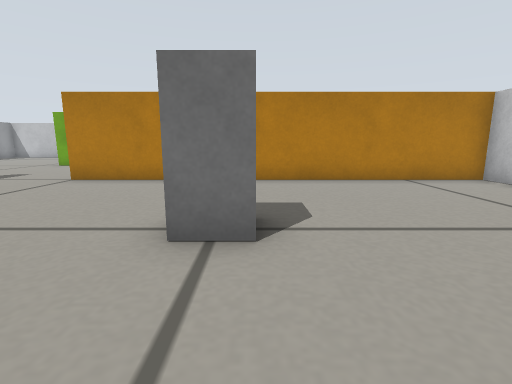
view 1 (above)

16 first-person views from a walk through a Gazebo world. The camera is 0.22 m above the floor, tilts 10° down and sees 85° across. The floor is counted in squares, 0.2 m on a side. Each view is taken from the middle of a square. On the plan, view 1 faces up. The plan holds only what a view shows up to about 12 squares ahead; the rest is blank.

view 2
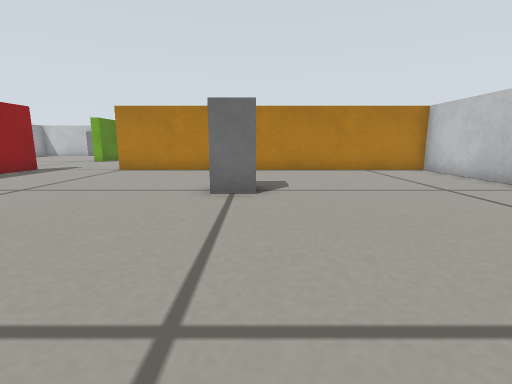

view 3
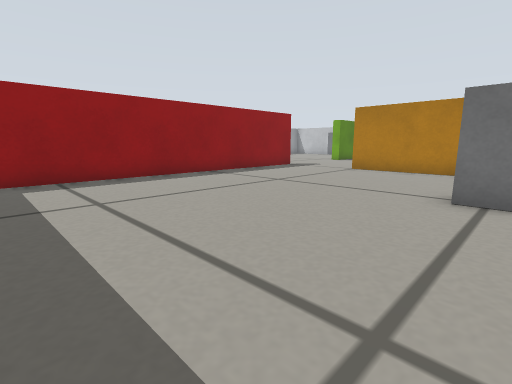

view 4
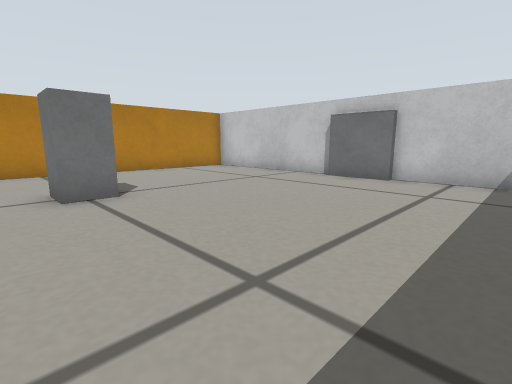

view 5
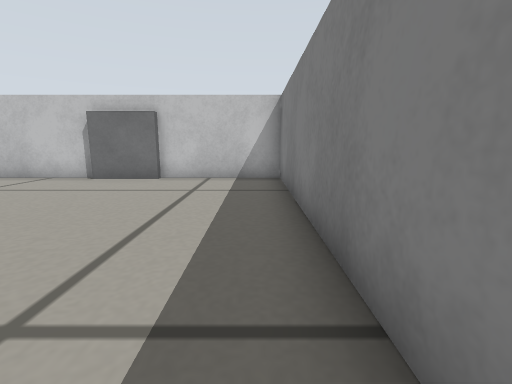

view 6
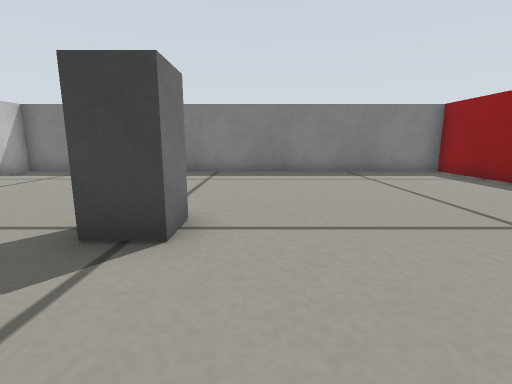

view 7
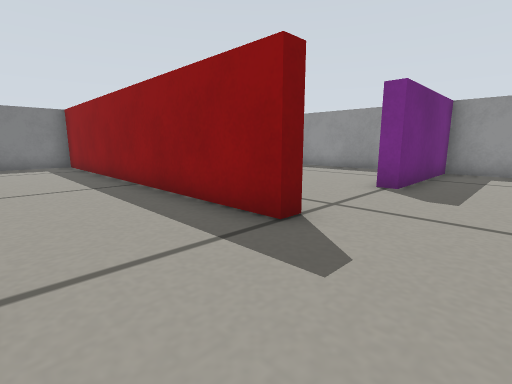

view 8
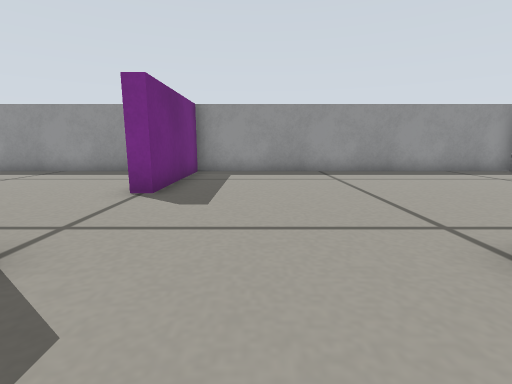

view 9
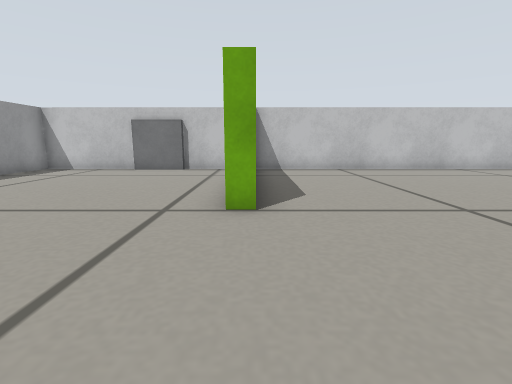

view 10
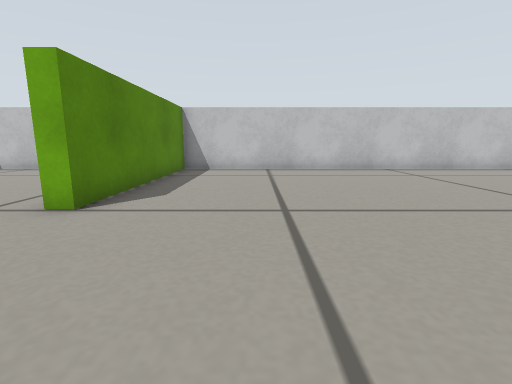

view 11
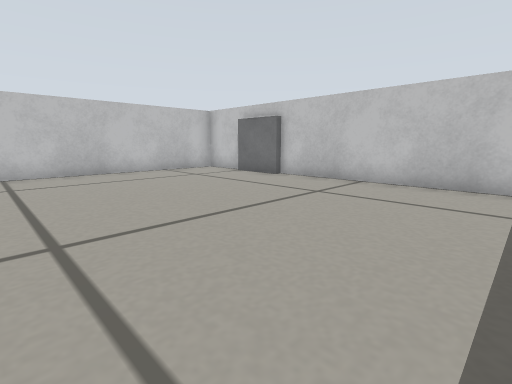

view 12
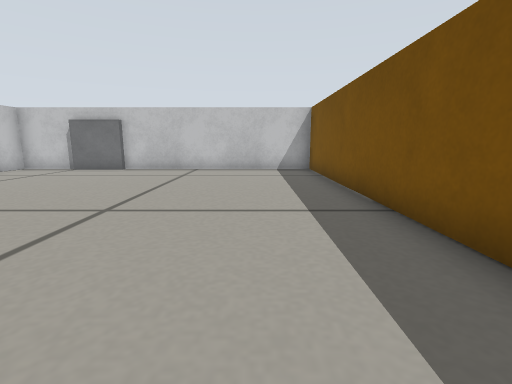

view 13
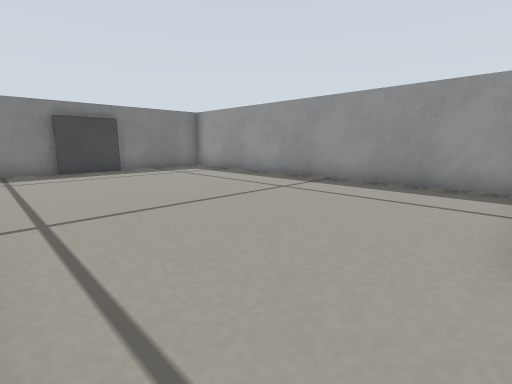

view 14
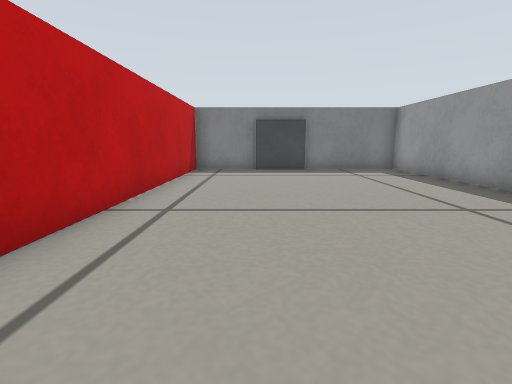

view 15
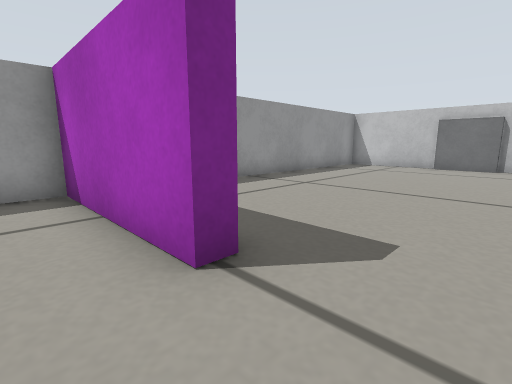

view 16
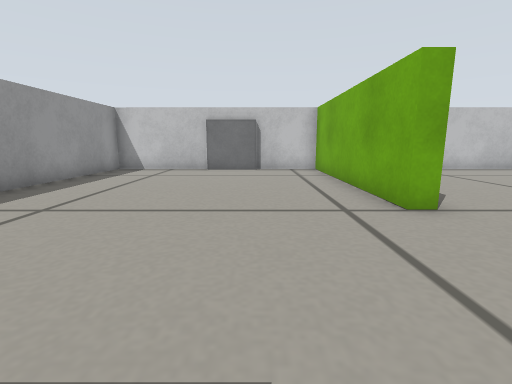

### Floor plan
Points are (right, up) in squares from view 1. A wall is a line through its corners. A room is listed if a view was taken in it or the views show most of it. See-through windows are left out.
Room 1 (views 1, 2, 3, 4, 5, 6)
walls: (6.5, -0.1) (6.5, 2); (6.8, 2.1) (6.8, 8.2) (-5.5, 8.2); (-9, 8.5) (-9, -3.7) (6.8, -3.8) (6.8, 0)
ways out: opening at (-7, 8) to room 2
objects: grey box (-1, 3) to (0, 4)
Room 2 (views 7, 8, 9, 10, 11, 12, 13, 14, 15, 16)
walls: (-9.6, 8.5) (-9, 8.5); (-2.8, 8.7) (6.8, 8.7) (6.8, 16.5); (-11.9, 20.5) (-14, 20.5); (-14, 20.8) (-17.8, 20.8) (-17.8, -3.7) (-14, -3.7); (6.5, 16.4) (6.5, 18.5); (-12, -3.7) (-9.5, -3.7) (-9.5, 5.4); (6.8, 18.6) (6.8, 20.7) (-12, 20.8); (-14.1, -3.5) (-12, -3.5)
ways out: opening at (-7, 8) to room 1
objects: purple box (-17, 8) to (-13, 9); green box (-9, 14) to (-9, 20)

Positions as (right, up) in squares from view 1, and headings:
1: (0, 0), facing up
2: (0, -3), facing up
3: (0, -3), facing up-left
4: (-2, -3), facing up-right
5: (-2, -3), facing right
6: (-2, 7), facing down
7: (-6, 11), facing down-left
8: (-7, 11), facing left
9: (-9, 9), facing up
10: (-6, 9), facing up
11: (-1, 10), facing up-right
12: (-5, 11), facing right
13: (-10, 8), facing down-left
14: (-12, 8), facing down
15: (-11, 7), facing up-left
16: (-12, 9), facing up
